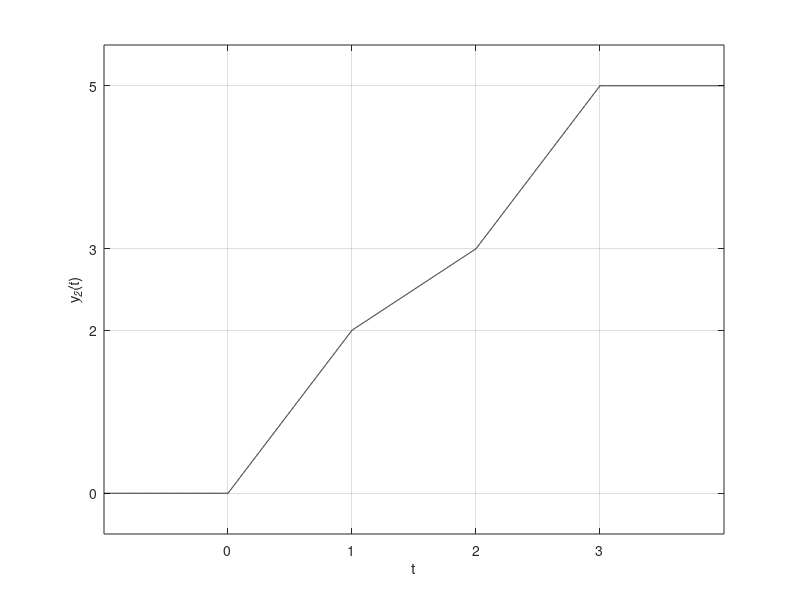

This chart was generated by the following MATLAB code:
u = @(t) 1.0*(t>=0); y1 = @(t) t.*(u(t)-u(t-1))+u(t-1);
t = [-1:.001: 4]; y2 = @(t) 2*y1(t)+y1(t-1)+2*y1(t-2);
plot(t,y2(t),'k-'); xlabel('t'); ylabel('y_2(t)'); grid on;
set(gca,'xtick',[0 1 2 3],'ytick',[0 2 3 5]); axis([-1 4 -.5 5.5]);